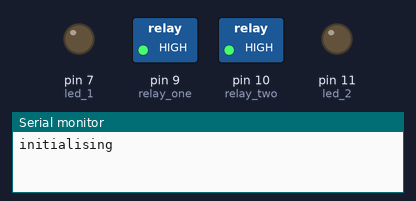
A sketch run on a simulated Arduino Uno, built for the host (arithmetic inside an expression is 32-bit, double 64-bit). On the bench: switched loads named in the sketch (green lamp = pin HIGH), output pins drawn as LEDs (lit = HIGH), the last lines printed to the serial monitor.

Above: at 0.1 s.
At 1.1 s:
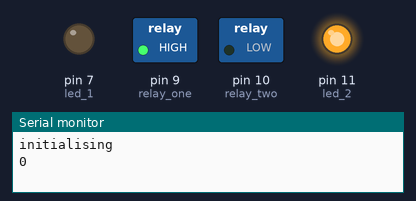
Timing chart, 0 to 2.6 s (numbered marks = the images above):
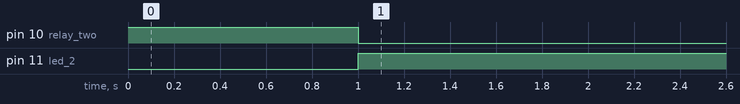

The sketch:

timerWRTC.ino
```cpp
/*
  DS1307 RTC (Real-Time-Clock) Example

  Uno       A4 (SDA| black), A5 (SCL)
  Mega      20 (SDA), 21 (SCL)
  Leonardo   2 (SDA),  3 (SCL)
 */

#include <Wire.h>
#include <DS1307.h>

int state ;
uint8_t currentHour ;
uint8_t resetHour = 7;

int relay_one = 9; //Relay One
int relay_two = 10; //Rekay Two

int led_1 = 7; //led ~ relay one
int led_2 = 11; //led ~ relay two

DS1307 rtc;


void setup()
{
  Serial.begin(9600);
  /*only set the date+time one time*/
  pinMode(relay_one, OUTPUT);
  pinMode(relay_two, OUTPUT);
  pinMode(led_1, OUTPUT);
  pinMode(led_2, OUTPUT);

  /*stop/pause RTC*/
  // rtc.stop();

  /*start RTC*/
  rtc.start();
  digitalWrite(relay_two, !LOW);
  digitalWrite(relay_one, !LOW);
  Serial.println("initialising ");
  //timeReset();
}


void loop()
{

  uint8_t sec, min, hour, day, month;
  uint16_t year;

  /*get time from RTC*/
  rtc.get(&sec, &min, &hour, &day, &month, &year);
  currentHour = hour;
  /*wait a second*/
  delay(1000);
  Serial.println(currentHour);
  state =  currentHour%2;

  digitalWrite(relay_one, !state);
  digitalWrite(led_1, state);


  if(currentHour<=7){
    digitalWrite(relay_two, !HIGH);
    digitalWrite(led_2, HIGH);
  }
  else if((currentHour>=8) && (currentHour<=13)){
    digitalWrite(relay_two, !LOW);
    digitalWrite(led_2, LOW);
  }
  else{
    timeReset();
  }
}


void timeReset(){
  Serial.println("Reset");
  rtc.set(0, 0, 1, 13, 10, 2020); /*08:00:00 24.12.2014 //sec, min, hour, day, month, year*/
}
```

Measured:
- by itself, pin 10 (relay_two): HIGH → LOW at 1.0 s
- by itself, pin 11 (led_2): LOW → HIGH at 1.0 s
